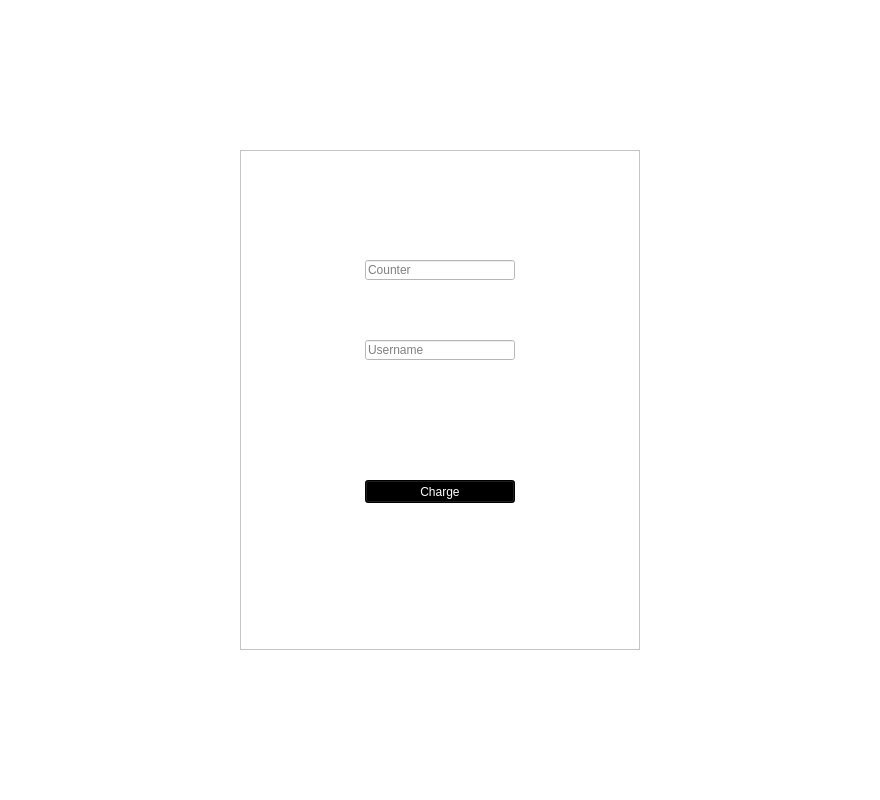
<?xml version="1.0" encoding="UTF-8"?>
<ui version="4.0">
 <class>Form</class>
 <widget class="QWidget" name="Form">
  <property name="geometry">
   <rect>
    <x>0</x>
    <y>0</y>
    <width>880</width>
    <height>800</height>
   </rect>
  </property>
  <property name="minimumSize">
   <size>
    <width>880</width>
    <height>800</height>
   </size>
  </property>
  <property name="maximumSize">
   <size>
    <width>880</width>
    <height>800</height>
   </size>
  </property>
  <property name="windowTitle">
   <string/>
  </property>
  <property name="styleSheet">
   <string notr="true">QWidget {
	background: white;
}</string>
  </property>
  <widget class="QFrame" name="frame">
   <property name="geometry">
    <rect>
     <x>240</x>
     <y>150</y>
     <width>400</width>
     <height>500</height>
    </rect>
   </property>
   <property name="styleSheet">
    <string notr="true"/>
   </property>
   <property name="frameShape">
    <enum>QFrame::StyledPanel</enum>
   </property>
   <property name="frameShadow">
    <enum>QFrame::Raised</enum>
   </property>
   <widget class="QLineEdit" name="txt_counter">
    <property name="geometry">
     <rect>
      <x>125</x>
      <y>110</y>
      <width>150</width>
      <height>20</height>
     </rect>
    </property>
    <property name="placeholderText">
     <string>Counter</string>
    </property>
    <property name="clearButtonEnabled">
     <bool>true</bool>
    </property>
   </widget>
   <widget class="QLineEdit" name="txt_username">
    <property name="geometry">
     <rect>
      <x>125</x>
      <y>190</y>
      <width>150</width>
      <height>20</height>
     </rect>
    </property>
    <property name="placeholderText">
     <string>Username</string>
    </property>
    <property name="clearButtonEnabled">
     <bool>true</bool>
    </property>
   </widget>
   <widget class="QPushButton" name="btn_charge">
    <property name="geometry">
     <rect>
      <x>125</x>
      <y>330</y>
      <width>150</width>
      <height>23</height>
     </rect>
    </property>
    <property name="styleSheet">
     <string notr="true">QPushButton {
	background: black;
	color: white;
}</string>
    </property>
    <property name="text">
     <string>Charge</string>
    </property>
   </widget>
  </widget>
 </widget>
 <resources>
  <include location="resources/icon.qrc"/>
 </resources>
 <connections/>
</ui>
